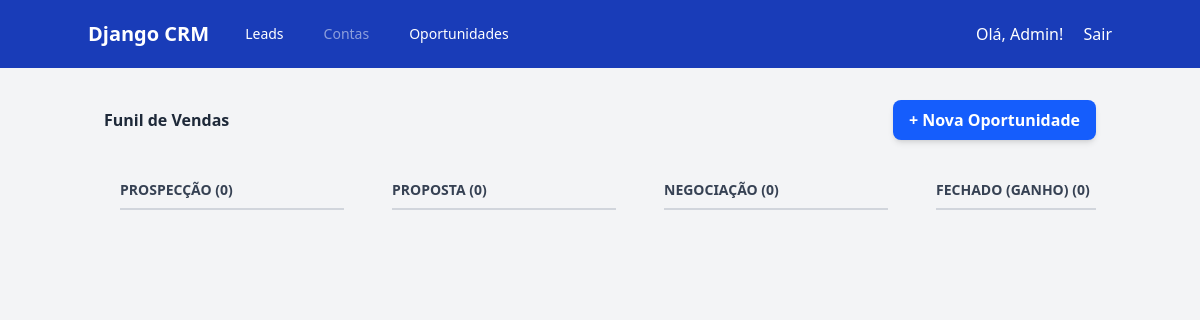
The app's page /leads/kanban/ (signed in), older data.
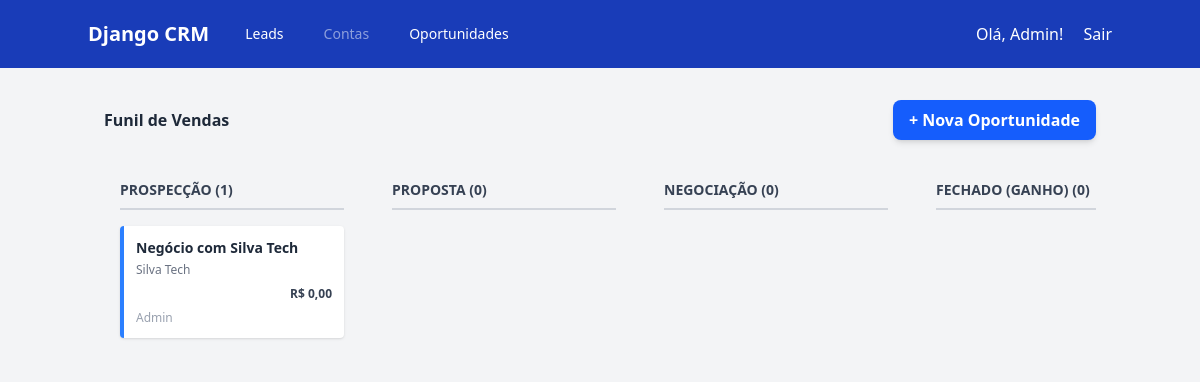
The same page, newer data.
### leads/models.py (models this page shows, shortened)
class Opportunity(models.Model):
    STAGE_CHOICES = (
        ('prospeccao', 'Prospecção'),
        ('proposta', 'Proposta'),
        ('negociacao', 'Negociação'),
        ('ganho', 'Fechado (Ganho)'),
        ('perdido', 'Fechado (Perdido)'),
    )
    account = models.ForeignKey(Account, on_delete=models.CASCADE, related_name="opportunities")
    owner = models.ForeignKey(
        settings.AUTH_USER_MODEL,
        on_delete=models.SET_NULL, # Se o vendedor for deletado, o negócio ficar "sem dono"
        null=True,
        related_name="opportunities"
    )
    name = models.CharField(max_length=255, verbose_name="Nome do Negócio")
    stage = models.CharField(max_length=15, choices=STAGE_CHOICES, default='prospeccao')
    value = models.DecimalField(max_digits=10, decimal_places=2, blank=True, null=True, verbose_name="Valor (R$)")
    closing_date = models.DateField(blank=True, null=True, verbose_name="Data de Fechamento")
    created_at = models.DateTimeField(auto_now_add=True)
    updated_at = models.DateTimeField(auto_now=True)

### accounts/models.py (models this page shows, shortened)
class Account(models.Model):
    name = models.CharField(max_length=255, verbose_name="Nome da Empresa")
    industry = models.CharField(max_length=100, blank=True, null=True, verbose_name="Indústria")
    website = models.URLField(blank=True, null=True)
    cnpj = models.CharField(max_length=18, blank=True, null=True, verbose_name="CNPJ")
    created_at = models.DateTimeField(auto_now_add=True)
    updated_at = models.DateTimeField(auto_now=True)

### users/models.py (models this page shows, shortened)
class User(AbstractUser):
    ROLE_CHOICES = (
        ('admin', 'Administrador'),
        ('vendedor', 'Vendedor'),
        ('gerente', 'Gerente'),
    )
    role = models.CharField(
        max_length=10,
        choices=ROLE_CHOICES,
        default='vendedor',
    )

### leads/views.py (the view)
# urls.py: path('kanban/', OpportunityKanbanView.as_view(), name='kanban'),
class OpportunityKanbanView(LoginRequiredMixin, TemplateView):
    template_name = 'leads/opportunity_kanban.html'
    def get_context_data(self, **kwargs):
        context = super().get_context_data(**kwargs)
        user = self.request.user
        if user.role == 'gerente':
            opps = Opportunity.objects.all()
        else:
            opps = Opportunity.objects.filter(owner=user)
        kanban_data = {}
        stage_list = Opportunity.STAGE_CHOICES
        for stage_code, stage_label in stage_list:
            kanban_data[stage_label] = opps.filter(stage=stage_code)
        context['kanban_data'] = kanban_data
        return context

### templates/leads/opportunity_kanban.html (shortened to what this page needs)
{% extends 'base.html' %}
{% block content %}
<div class="flex justify-between items-center mb-6">
    <h1 class="Text-3xl font-bold text-gray-800">Funil de Vendas</h1>
    <a href="{% url 'leads:opportunity_create' %}" class="bg-blue-600 hover:bg-blue-700 text-white font-bold py-2 px-4 rounded-lg shadow-md">
        + Nova Oportunidade
    </a>
</div>
<div class="overflow-x-auto pb-4">
    <div class="flex gap-4 min-w-max">
        {% for stage_label, opportunities in kanban_data.items %}
        <div class="w-64 bg-gray-100 rounded-lg p-4 shrink-0">
            <h3 class="font-bold text-gray-700 mb-4 uppercase text-sm border-b-2 border-gray-300 pb-2">
                {{ stage_label }} ({{ opportunities.count }})
            </h3>
            <div class="space-y-3">
                {% for opp in opportunities %}
                <div class="bg-white p-3 rounded shadow-sm hover:shadow-md transition-shadow cursor-pointer border-l-4
                    {% if 'Ganho' in stage_label %} border-green-500
                    {% elif 'Perdido' in stage_label %}border-red-500
                    {% else %}border-blue-500 {% endif %}">
                    <a href="{% url 'leads:opportunity_update' pk=opp.pk %}" class="block">
                        <h4 class="font-semibold text-gray-800 text-sm hover:text-blue-600">{{ opp.name }}</h4>
                    </a>
                    <p class="text-xs text-gray-500 mt-1">{{ opp.account.name }}</p>
                    <p class="text-xs font-bold text-gray-700 mt-2 text-right">
                        R$ {{ opp.value|default:"0,00" }}
                    </p>
                    <div class="mt-2 text-xs text-gray-400">
                        {{ opp.owner.username }}
                    </div>
                </div>
                {% endfor %}
            </div>
        </div>
        {% endfor %}
    </div>
</div>
{% endblock %}

Row changes from the older to the newer data that the page shows:
added Opportunity: name "Negócio com Silva Tech", account.name "Silva Tech", value "0,00", owner.username "Admin"
Text that changed along with them:
new list line: "PROSPECÇÃO ( 1 )"
list line gone: "PROSPECÇÃO ( 0 )"
